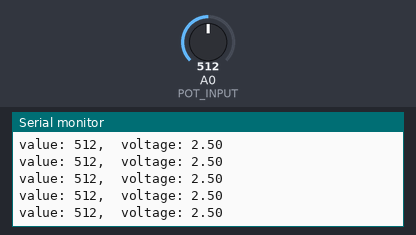
Simulated run of this sketch. Board: Arduino Uno, built with avr-gcc and run on an emulated ATmega328P. Parts: the last lines printed to the serial monitor. Inputs (shaded band) come from the test bench; at power-on: A0 (POT_INPUT) = 512.

Above: at 2.7 s.
2.8 s: A0 (POT_INPUT) set to 990
At 2.86 s:
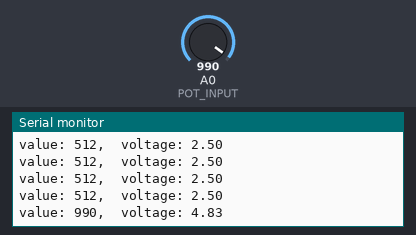
5.8 s: A0 (POT_INPUT) set to 1010
At 5.81 s:
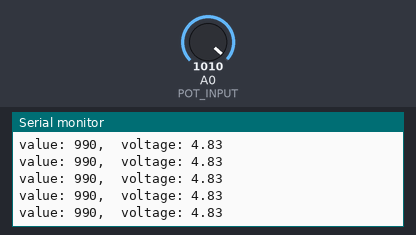
Timing chart, 0 to 8.8 s (numbered marks = the images above; inputs shaded):
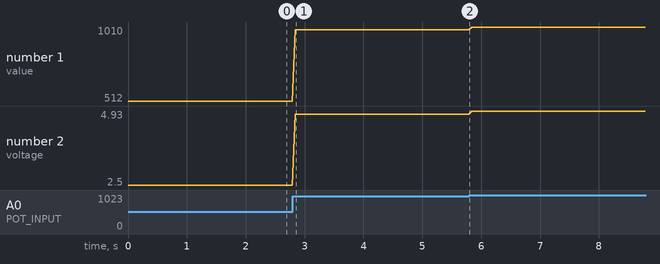

The sketch:

Project_3.ino
```cpp
const int POT_INPUT = A0;
int value = 0;
void setup()
{
   Serial.begin(9600);  // Sets up serial communication and sets the rate
}
void loopa()
{
   value = analogRead(POT_INPUT);
   Serial.println(value);
   delay(50);
}

void loop()
{
   value = analogRead(POT_INPUT);
   float voltage = 5.0 * ((float)value / 1024);
   Serial.print("value: ");
   Serial.print(value);
   Serial.print(",  voltage: ");
   Serial.println(voltage);
   delay(50);
}
```

Measured:
- after the input at 2.8 s, the serial monitor: prints a new line after 0.05 s (image 1)
- plotted number 1: 512 → 990 after the input at 2.8 s, 990 → 1010 after the input at 5.8 s
- plotted number 2: 2.5 → 4.83 after the input at 2.8 s, 4.83 → 4.93 after the input at 5.8 s
